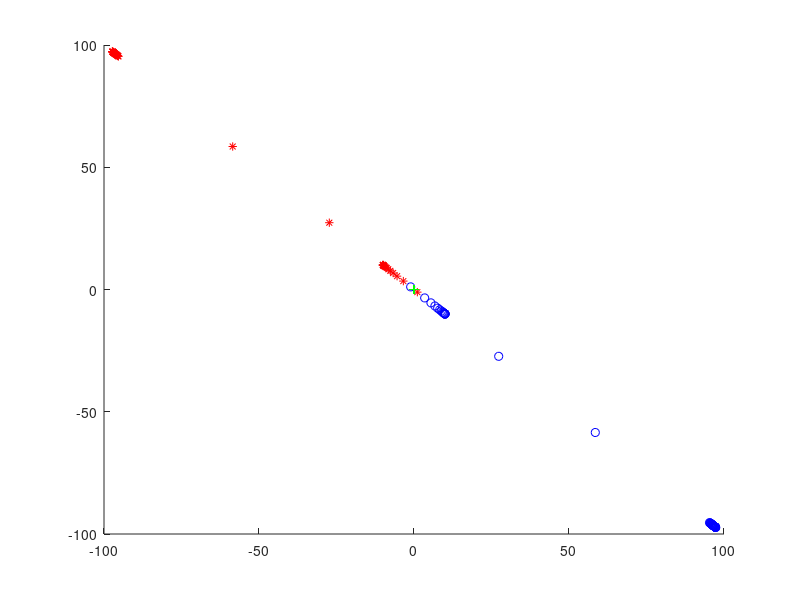

This chart was generated by the following MATLAB code:
% Main idea of Verlet's solution: approx. v_n+1 = (a_n + a_n+1)/2 * dt
% Vectors for each body are stored as matrix's columns (i.e. Body 1's position is
% 1st column of r matrix)

%% Initial setup
% Number of bodies
N = 3;

% Grav. constant [N*m^2 / kg^2]
G = 6.67*10^-11;

% Vector of masses, kg
m = [10^10, 10^10, 10^10];

% Initial positions
r = [[-10; 10], [0;0], [10;-10]];

% Initial velocities
v = [[0;0], [0;0], [0;0]];

% Initial accelerations
a = [[0;0], [0;0], [0;0]];
a_old = a;  % will store old a vects (needed to find new vel. vects)


% Plot initial positions
hold on
plot(r(1,1), r(2,1), 'k-*')
plot(r(1,2), r(2,2), 'k-+')
plot(r(1,3), r(2,3), 'k-o')

% Timesteps desired
T = 50;



%% Calculating
for dt = 0:1:50
    % Find distances [vect] and absolute lengths [scl] between each body ---- t
    dist_1to2 = r(:,2) - r(:,1);
    length_1to2 = sqrt(dist_1to2' * dist_1to2);
    dist_2to3 = r(:,3) - r(:,2);
    length_2to3 = sqrt(dist_2to3' * dist_2to3);
    dist_3to1 = r(:,1) - r(:,3);
    length_3to1 = sqrt(dist_3to1' * dist_3to1);
    
    % Find force on each body [vect] ------ t
    % Force vect = (Magnitude of force) * unit vect. of dist between bodies
    % Unit vect = dist vect / length scalar
    F_1and2 = (G*m(1)*m(2) / length_1to2^3) * dist_1to2;    % Force on 1 from 2
    F_2and3 = (G*m(2)*m(3) / length_2to3^3) * dist_2to3;    % Force on 2 from 3
    F_3and1 = (G*m(3)*m(1) / length_3to1^3) * dist_3to1;    % Force on 3 from 1

    % Store current accel. vects ("old accel")
    a_old = a;

    % Find new acceleration of each body [vect] ----- t
    % Example: finding accel of body 1
    % a1 = sum F's on 1 / m1. Sum F's on 1 is: (Force on 1 from 2 + -Force
    % on 3 from 1)
    a(:,1) = (F_1and2 - F_3and1)/m(1);
    a(:,2) = (F_2and3 - F_1and2)/m(2);
    a(:,3) = (F_3and1 - F_2and3)/m(3);

    % Find r_t+1 using r_t, v_(t), and a_t
    % Basic kinematics: x = x0 + v0*t + 1/2*a*t^2
    % r_t+1 = r_t + v_t*dt + 0.5*a_t*dt^2
    for body = 1:1:3
        r(:,body) = r(:,body) + v(:,body)*dt + 0.5*a(:,body)*dt^2;
    end

    % Find v_t+1 = (a_t-1 + a_t)/2 * dt
    % Basic kinematics: v ~= a_avg * dt
    for body = 1:1:3
        v(:,body) = (a_old(:, body) + a(:,body))/2 * dt;
    end

    plot(r(1,1), r(2,1), 'r-*')
    plot(r(1,2), r(2,2), 'g-+')
    plot(r(1,3), r(2,3), 'b-o')

end